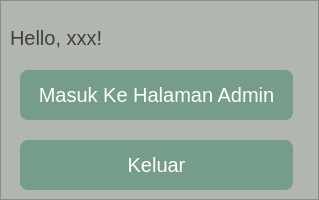
<?xml version="1.0" encoding="UTF-8"?>
<ui version="4.0">
 <class>Form</class>
 <widget class="QWidget" name="Form">
  <property name="geometry">
   <rect>
    <x>0</x>
    <y>0</y>
    <width>319</width>
    <height>200</height>
   </rect>
  </property>
  <property name="minimumSize">
   <size>
    <width>0</width>
    <height>200</height>
   </size>
  </property>
  <property name="maximumSize">
   <size>
    <width>16777215</width>
    <height>300</height>
   </size>
  </property>
  <property name="windowTitle">
   <string>Form</string>
  </property>
  <layout class="QGridLayout" name="gridLayout">
   <property name="leftMargin">
    <number>0</number>
   </property>
   <property name="topMargin">
    <number>0</number>
   </property>
   <property name="rightMargin">
    <number>0</number>
   </property>
   <property name="bottomMargin">
    <number>0</number>
   </property>
   <item row="0" column="0">
    <widget class="QFrame" name="frame_2">
     <property name="styleSheet">
      <string notr="true">background: #B1B6AF;</string>
     </property>
     <property name="frameShape">
      <enum>QFrame::StyledPanel</enum>
     </property>
     <property name="frameShadow">
      <enum>QFrame::Raised</enum>
     </property>
     <widget class="QLabel" name="label">
      <property name="geometry">
       <rect>
        <x>10</x>
        <y>28</y>
        <width>299</width>
        <height>20</height>
       </rect>
      </property>
      <property name="minimumSize">
       <size>
        <width>0</width>
        <height>20</height>
       </size>
      </property>
      <property name="maximumSize">
       <size>
        <width>16777215</width>
        <height>20</height>
       </size>
      </property>
      <property name="styleSheet">
       <string notr="true">font-family: 'Sansita';
font-style: normal;
font-weight: 400;
font-size: 20px;
line-height: 24px;
color: rgb(64,64,64);



</string>
      </property>
      <property name="text">
       <string>Hello, xxx!</string>
      </property>
     </widget>
     <widget class="QPushButton" name="pushButton">
      <property name="geometry">
       <rect>
        <x>20</x>
        <y>140</y>
        <width>273</width>
        <height>50</height>
       </rect>
      </property>
      <property name="minimumSize">
       <size>
        <width>0</width>
        <height>50</height>
       </size>
      </property>
      <property name="maximumSize">
       <size>
        <width>16777215</width>
        <height>16777215</height>
       </size>
      </property>
      <property name="styleSheet">
       <string notr="true">/* Frame 4 */
QPushButton {
position: absolute;
width: 351px;
height: 45px;
left: 1014px;
top: 976px;

background: #769D8A;
border-radius: 8px;


/* Konfirmasi Pengajuan Penyewaan */

position: absolute;
width: 273px;
height: 24px;
left: 39px;
top: 11px;

font-family: 'Sansita';
font-style: normal;
font-weight: 400;
font-size: 20px;
line-height: 24px;
/* identical to box height */

color: #FFFFFF;
}

QPushButton:hover {
	color : black;
}
</string>
      </property>
      <property name="text">
       <string>Keluar</string>
      </property>
     </widget>
     <widget class="QPushButton" name="pushButton_2">
      <property name="geometry">
       <rect>
        <x>20</x>
        <y>70</y>
        <width>273</width>
        <height>50</height>
       </rect>
      </property>
      <property name="styleSheet">
       <string notr="true">/* Frame 4 */
QPushButton {
position: absolute;
width: 351px;
height: 45px;
left: 1014px;
top: 976px;

background: #769D8A;
border-radius: 8px;


/* Konfirmasi Pengajuan Penyewaan */

position: absolute;
width: 273px;
height: 24px;
left: 39px;
top: 11px;

font-family: 'Sansita';
font-style: normal;
font-weight: 400;
font-size: 20px;
line-height: 24px;
/* identical to box height */

color: #FFFFFF;
}

QPushButton:hover {
	color : black;
}
</string>
      </property>
      <property name="text">
       <string>Masuk Ke Halaman Admin</string>
      </property>
     </widget>
    </widget>
   </item>
  </layout>
 </widget>
 <resources/>
 <connections/>
</ui>
